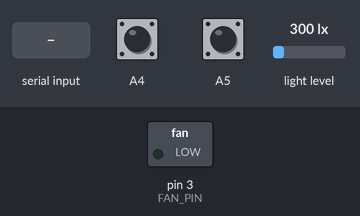
Recording of a sketch running on a simulated Arduino Uno, built with avr-gcc and run on an emulated ATmega328P. On the bench: switched loads named in the sketch (green lamp = pin HIGH). Wiring (inferred from the names in the program): BH1750 light sensor at I2C address 0x5C. Inputs (shaded band) come from the test bench; at power-on: A4 HIGH, A5 HIGH, light level 300 lx. What the sketch prints to the serial monitor is not drawn.

Above: at 1.4 s.
1.5 s: "1\n" received over Serial
At 2.0 s:
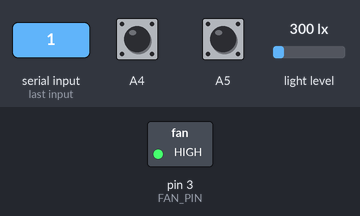
3.0 s: "0\n" received over Serial
At 4.3 s:
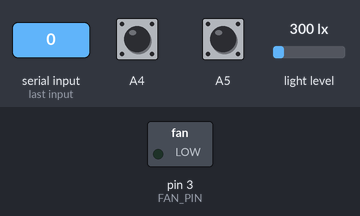
Timing chart, 0 to 6.0 s (numbered marks = the images above; inputs shaded):
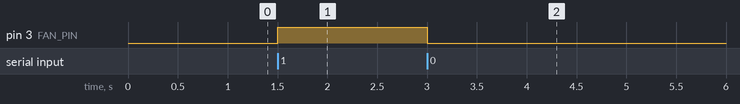

Measured:
- after the input at 1.5 s, pin 3 (FAN_PIN): LOW → HIGH at once
- after the input at 3.0 s, pin 3 (FAN_PIN): HIGH → LOW at once

The sketch:

test_fan_light.ino
```cpp
// 하드웨어 시험용: 팬 1개(D3) + 조도센서 BH1750 (I2C: A4 = SDA, A5 = SCL)
// 시리얼 115200. 센서가 없으면 2초마다 다시 찾고, 1초마다 조도(lux)를 출력하고, 입력으로 팬을 켜고 끕니다.
//   "1" = 팬 켜기, "0" = 팬 끄기, "s" = I2C 장치 다시 찾기
// 라이브러리 없이 Wire만 사용합니다.

#include <Wire.h>

const int FAN_PIN = 3;
uint8_t bhAddr = 0;      // 찾은 BH1750 주소 (0x23 또는 0x5C)
bool fanOn = false;

// 아두이노 내부 풀업을 끄고 A4/A5를 읽음. 센서 모듈에 전원이 있으면 모듈의 풀업 저항 때문에 1이 나와야 함
void checkPullups() {
  Wire.end();
  pinMode(A4, INPUT); pinMode(A5, INPUT);
  delay(5);
  int hi4 = 0, hi5 = 0;
  for (int i = 0; i < 20; i++) { hi4 += digitalRead(A4); hi5 += digitalRead(A5); delay(1); }
  Serial.print("  내부 풀업 끔: A4(SDA) 1이 나온 횟수 "); Serial.print(hi4);
  Serial.print("/20, A5(SCL) "); Serial.print(hi5); Serial.println("/20  (20/20이면 센서 쪽 풀업 있음 = 모듈 전원 OK)");
  Wire.begin();
  Wire.setWireTimeout(3000, true);
}

// 내부 1.1V 기준으로 아두이노 자신의 전원 전압(mV)을 잼 (USB 전원 확인용)
long readVcc() {
  ADMUX = _BV(REFS0) | _BV(MUX3) | _BV(MUX2) | _BV(MUX1);
  delay(2);
  ADCSRA |= _BV(ADSC);
  while (bit_is_set(ADCSRA, ADSC));
  long r = ADCL; r |= ADCH << 8;
  return 1125300L / r;
}

void scanI2C() {
  Serial.println("I2C 장치 찾는 중...");
  Serial.print("  아두이노 전원 전압: "); Serial.print(readVcc()); Serial.println(" mV (4750 이상이면 정상)");
  checkPullups();
  bhAddr = 0;
  int found = 0;
  for (uint8_t a = 1; a < 127; a++) {
    Wire.beginTransmission(a);
    if (Wire.endTransmission() == 0) {
      Serial.print("  발견: 0x");
      Serial.println(a, HEX);
      found++;
      if (a == 0x23 || a == 0x5C) bhAddr = a;
    }
  }
  if (Wire.getWireTimeoutFlag()) {
    Serial.println("  I2C 타임아웃: SDA/SCL 선이 LOW에 붙잡혀 있음 (접촉 불량, GND와 닿음, 센서 전원 없음)");
    Wire.clearWireTimeoutFlag();
  }
  Serial.print("  핀 상태: A4(SDA)=");
  Serial.print(digitalRead(A4));
  Serial.print(" A5(SCL)=");
  Serial.println(digitalRead(A5));
  if (!found) Serial.println("  I2C 장치 없음 (배선: SDA=A4, SCL=A5, VCC, GND 확인)");
  if (bhAddr) {
    Wire.beginTransmission(bhAddr); Wire.write(0x01); Wire.endTransmission();  // 전원 켜기
    Wire.beginTransmission(bhAddr); Wire.write(0x10); Wire.endTransmission();  // 연속 고해상도 모드
    Serial.print("BH1750 사용: 0x");
    Serial.println(bhAddr, HEX);
    delay(180);
  }
}

float readLux() {
  if (!bhAddr) return -1;
  if (Wire.requestFrom(bhAddr, (uint8_t)2) != 2) return -1;
  uint16_t raw = (Wire.read() << 8) | Wire.read();
  return raw / 1.2;
}

void setup() {
  pinMode(FAN_PIN, OUTPUT);
  digitalWrite(FAN_PIN, LOW);
  Serial.begin(115200);
  Wire.begin();
  Wire.setWireTimeout(3000, true);  // 선이 붙잡혀도 멈추지 않게 (3ms)
  Serial.println("TEST READY (1 = 팬 켜기, 0 = 끄기, s = I2C 다시 찾기)");
  scanI2C();
}

void loop() {
  while (Serial.available()) {
    String line = Serial.readStringUntil('\n');
    line.trim();
    if (line.length() != 1) continue;
    char c = line[0];
    if (c == '1') { fanOn = true;  digitalWrite(FAN_PIN, HIGH); Serial.println("팬 켜짐"); }
    if (c == '0') { fanOn = false; digitalWrite(FAN_PIN, LOW);  Serial.println("팬 꺼짐"); }
    if (c == 's') scanI2C();
  }
  static unsigned long lastScan = 0;
  if (!bhAddr && millis() - lastScan >= 2000) {  // 센서가 없으면 2초마다 다시 찾기 (선 만지며 확인용)
    lastScan = millis();
    scanI2C();
  }
  static unsigned long last = 0;
  if (millis() - last >= 1000) {
    last = millis();
    float lux = readLux();
    Serial.print("조도 ");
    if (lux < 0) Serial.print("읽기 실패"); else { Serial.print(lux, 1); Serial.print(" lux"); }
    Serial.print("  |  팬 ");
    Serial.println(fanOn ? "켜짐" : "꺼짐");
  }
}
```
